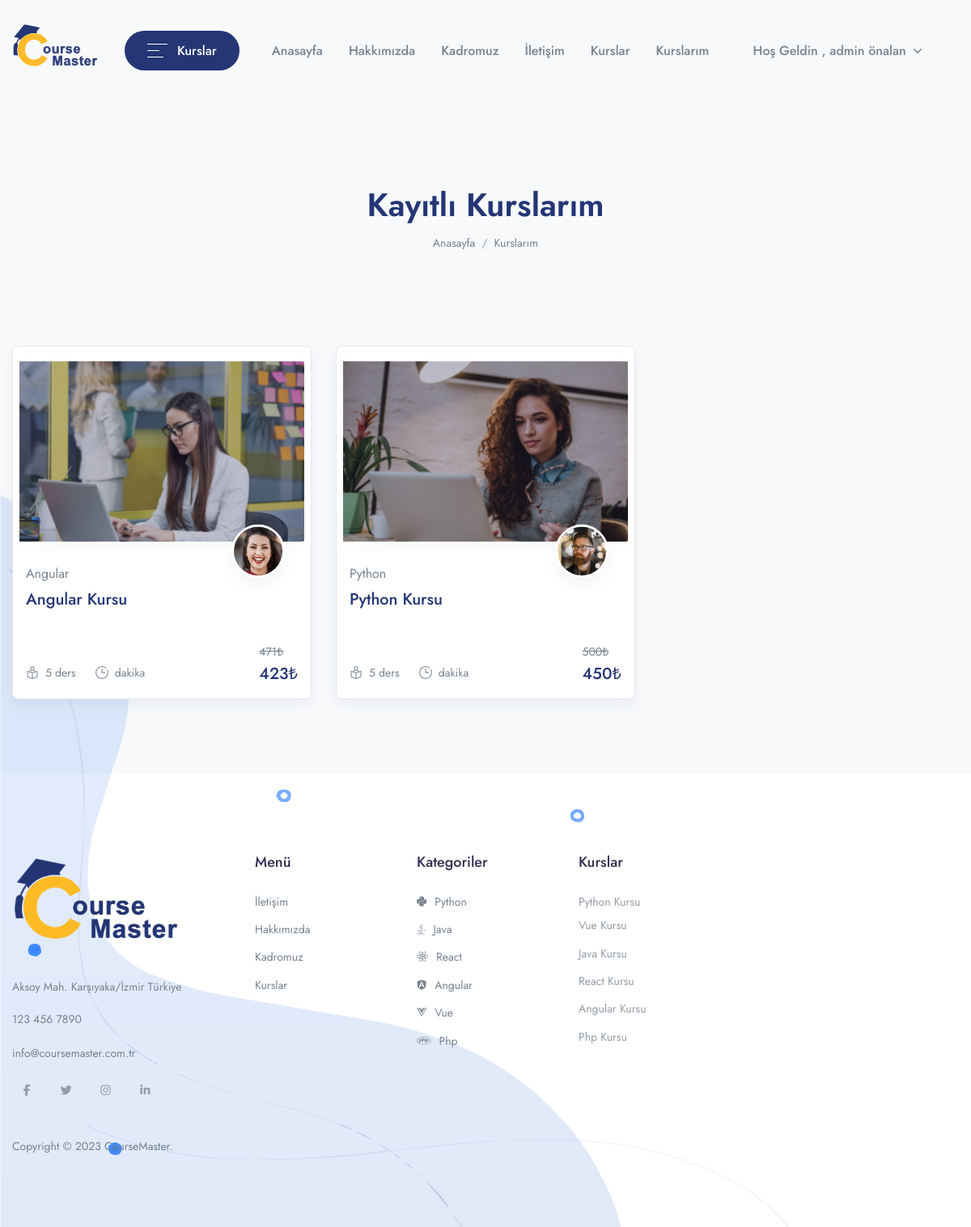
The app's page /my-course (signed in), older data.
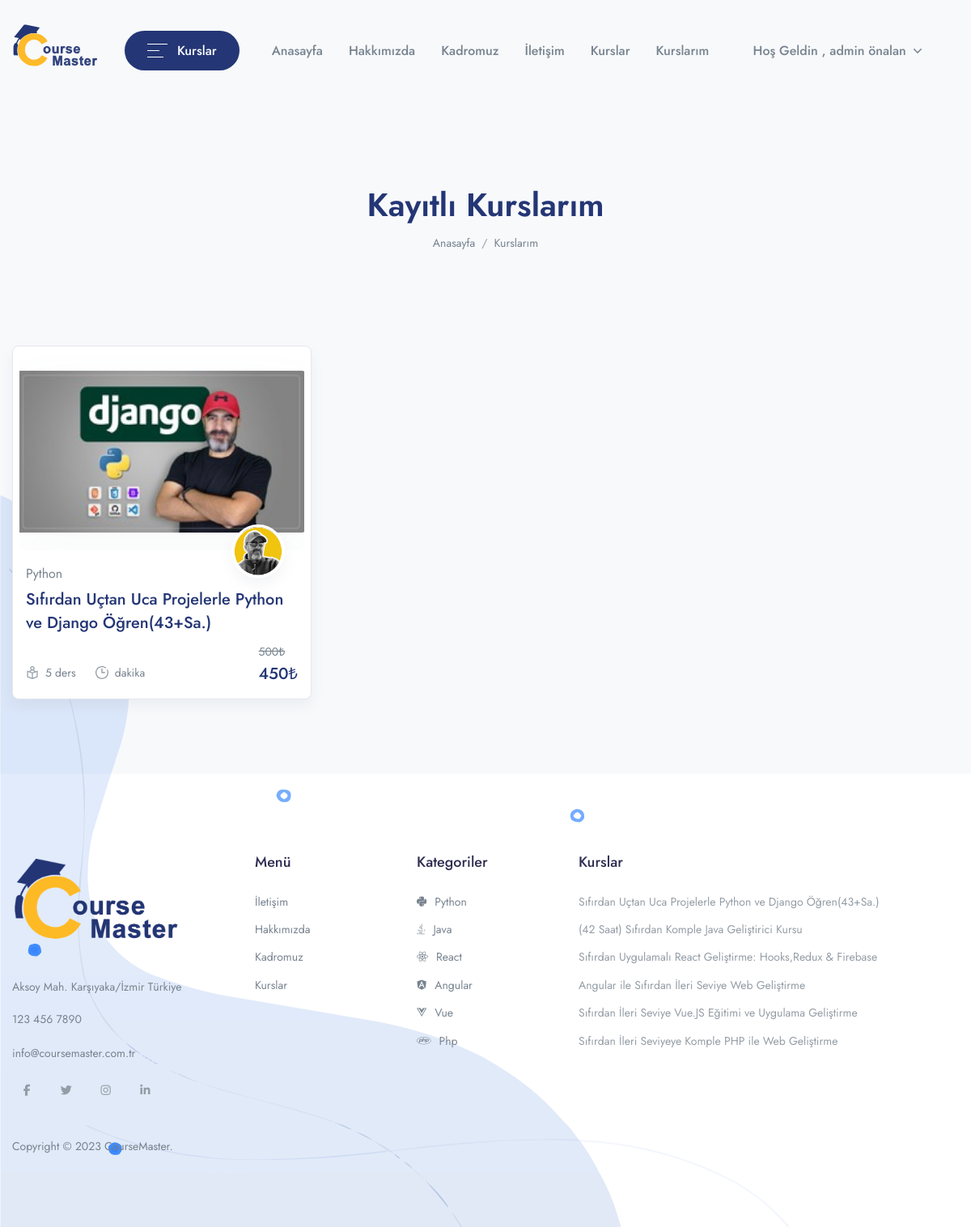
The same page, newer data.
### app/models.py (models this page shows, shortened)
class UserCource(models.Model):
    user=models.ForeignKey(User,on_delete=models.CASCADE)
    course=models.ForeignKey(Course,on_delete=models.CASCADE)
    paid=models.BooleanField(default=0)
    date=models.DateTimeField(auto_now_add=True)

class Course(models.Model):
    STATUS = (
        ('PUBLISH','PUBLISH'),
        ('DRAFT','DRAFT'),
    )
    featured_image = models.ImageField(upload_to="Media/featured_img",null=True)
    featured_video = models.CharField(max_length = 300, null=True)
    title = models.CharField(max_length=500)
    created_at = models.DateField(auto_now_add=True)
    author = models.ForeignKey(Author,on_delete=models.CASCADE,null=True)
    category =models.ForeignKey(Categories,on_delete=models.CASCADE)
    level=models.ForeignKey(Level,on_delete=models.CASCADE,null=True)
    description = models.TextField()
    price = models.IntegerField(null=True,default=0)
    discount = models.IntegerField(null=True)
    language=models.ForeignKey(Language,on_delete=models.CASCADE,null=True)
    Deadline=models.CharField(max_length=100,null=True)
    slug = models.SlugField(default='',max_length=500,null=True,blank=True)
    status=models.CharField(choices=STATUS,max_length=100,null=True)
    Certificate=models.CharField(null=True,max_length=100)
    def get_absolute_url(self):
        from django.urls import reverse
        return reverse("course_details",kwargs={'slug':self.slug})

class Author(models.Model):
    author_profile = models.ImageField(upload_to="Media/author")
    title=models.CharField(max_length=100, null=True)
    name = models.CharField(max_length=100, null=True)
    about_author = models.TextField()

class Categories(models.Model):
    icon = models.CharField(max_length=200,null=True)
    name = models.CharField(max_length=200)
    def get_all_category(self):
        return Categories.objects.all().order_by("id")

### CourseMasterApp/views.py (the view)
# urls.py: path('my-course',views.MY_COURSE,name='my_course'),
def MY_COURSE(request):
    category = Categories.get_all_category(Categories)
    course = UserCource.objects.filter(user = request.user)
    context = {
        'course': course,
        'category':category,
    }
    return render(request, 'course/my-course.html',context)

### app/templatetags/course_tags.py (called while the page is built)
@register.simple_tag
def discount_calculation(price,discount):
    if discount is None or discount == 0:
        return price
    sellprice = price
    sellprice = price - (price * discount/100)
    return math.floor(sellprice)

### templates/course/my-course.html (shortened to what this page needs)
{% extends 'base.html' %}
{% load static %}
{% load course_tags %}
{%block content %}
<header class="py-8 py-md-11" style="background-image: none">
  <div class="container text-center py-xl-2">
    <h1 class="display-4 fw-semi-bold mb-0">Kayıtlı Kurslarım</h1>
    <nav aria-label="breadcrumb">
      <ol class="breadcrumb breadcrumb-scroll justify-content-center">
        <li class="breadcrumb-item">
          <a class="text-gray-800" href="/"> Anasayfa </a>
        </li>
        <li class="breadcrumb-item text-gray-800 active" aria-current="page">
          Kurslarım
        </li>
      </ol>
    </nav>
  </div>
</header>
<div class="container pb-4 pb-xl-7">
  <div class="row row-cols-md-2 row-cols-xl-3 mb-6 mb-xl-3">
    {% for i in course %}
    <div class="col-md pb-4 pb-md-7">
      <div class="card border shadow p-2 rounded-lg sk-fade">
        <div class="card-zoom position-relative">
          <a class="card-img sk-thumbnail img-ratio-9 d-block">
            <img
              class="rounded shadow-light-lg"
              src="{{i.course.featured_image}}"
              alt="..."
            />
          </a>
        </div>
        <div class="card-footer px-2 pb-2 mb-1 pt-4 position-relative">
          <a class="d-block">
            <div
              class="avatar avatar-xl badge-float position-absolute top-0 right-0 mt-n6 me-5 rounded-circle shadow border border-white border-w-lg"
            >
              <img
                src="{{i.course.author.author_profile}}"
                alt="..."
                class="avatar-img rounded-circle"
              />
            </div>
          </a>
          <a
            ><span class="mb-1 d-inline-block text-gray-800"
              >{{i.course.category.name}}</span
            ></a
          >
          <div class="position-relative">
            <a class="d-block stretched-link">
              <h4
                class="line-clamp-2 h-md-48 h-lg-58 me-md-6 me-lg-10 me-xl-4 mb-2"
              >
                {{i.course.title}}
              </h4>
            </a>
            <div class="row mx-n2 align-items-end">
              <div class="col px-2">
                <ul class="nav mx-n3">
                  <li class="nav-item px-3">
                    <div class="d-flex align-items-center">
                      <div class="me-2 d-flex icon-uxs text-secondary">
                      </div>
                      <div class="font-size-sm">5 ders</div>
                    </div>
                  </li>
                  <li class="nav-item px-3">
                    <div class="d-flex align-items-center">
                      <div class="me-2 d-flex icon-uxs text-secondary">
                      </div>
                      <div class="font-size-sm">{{time_duration.sum}} dakika</div>
                    </div>
                  </li>
                </ul>
              </div>
              {% if i.course.price == 0 %}
              <div class="col-auto px-2 text-right">
                <ins class="h4 mb-0 d-block mb-lg-n1">
                  <span class="badge badge-primary">Ücretsiz</span>
                </ins>
              </div>
              {% else %}
              <div class="col-auto px-2 text-right">
                <del class="font-size-sm">{{i.course.price}}₺</del>
                <ins class="h4 mb-0 d-block mb-lg-n1">
                  {% discount_calculation i.course.price i.course.discount %}₺</ins>
              </div>
              {% endif %}
            </div>
          </div>
        </div>
      </div>
    </div>
    {% endfor %}
  </div>
</div>
{% endblock %}

### templates/components/footer.html (shortened to what the changed rows need)
{% load static %}
<footer class="py-8 pt-md-11 position-relative bg-white">
  <div class="container container-wd">
    <div class="row" id="accordionFooter">
      <div class="col-12 col-md-4 col-lg-2">
        <div class="mb-5 mb-xl-0 footer-accordion">
          <div
            id="widgetcollapseTwo"
            class="collapse"
            aria-labelledby="widgetTwo"
            data-parent="#accordionFooter"
          >
            <ul
              class="list-unstyled text-gray-800 font-size-sm-alone mb-6 mb-md-8 mb-lg-0 text-center"
            >
              {% for cat in category %}
              <li class="mb-3">
                <div class="d-flex align-items-center">
                  <div style="margin-right: 10px">
                    <i class="{{cat.icon}}"></i>
                  </div>
                  <div>{{cat.name}}</div>
                </div>
              </li>
               {% endfor %}
            </ul>
          </div>
        </div>
      </div>
      <div class="col-12 col-md-4 offset-md-4 col-lg-2 offset-lg-0">
        <div class="mb-5 mb-xl-0 footer-accordion">
          <div
            id="widgetcollapseThree"
            class="collapse"
            aria-labelledby="widgetThree"
            data-parent="#accordionFooter"
          >
            {% for cat in category %}
            <ul class="list-unstyled text-gray-800 font-size-sm-alone mb-0">
              <li class="mb-3">
                {% for i in cat.course_set.all %}
                <a class="dropdown-item" href="{{i.get_absolute_url}}">
                  {{i.title}}
                </a>
                {% endfor %}
              </li>
            </ul>
            {% endfor %}
          </div>
        </div>
      </div>
    </div>
  </div>
</footer>

Row changes from the older to the newer data that the page shows:
removed UserCource: course.featured_image (picture), course.author.author_profile (picture), course.category.name "Angular", course "Angular Kursu", course.price "471", course.discount "423"
changed through a linked row, UserCource "Python": course.featured_image: a different picture; course.author.author_profile: a different picture; course "Python Kursu" → "Sıfırdan Uçtan Uca Projelerle Python ve Django Öğren(43+Sa.)"
changed Categories "Python": loses Course (title "Vue Kursu")
changed Categories "Vue": gains Course (title "Sıfırdan İleri Seviye Vue.JS Eğitimi ve Uygulama Geliştirme")
changed Course: title "Python Kursu" → "Sıfırdan Uçtan Uca Projelerle Python ve Django Öğren(43+Sa.)"
changed Course: title "Java Kursu" → "(42 Saat) Sıfırdan Komple Java Geliştirici Kursu"
changed Course: title "React Kursu" → "Sıfırdan Uygulamalı React Geliştirme: Hooks,Redux & Firebase"
changed Course: title "Angular Kursu" → "Angular ile Sıfırdan İleri Seviye Web Geliştirme"
changed Course: title "Php Kursu" → "Sıfırdan İleri Seviyeye Komple PHP ile Web Geliştirme"
